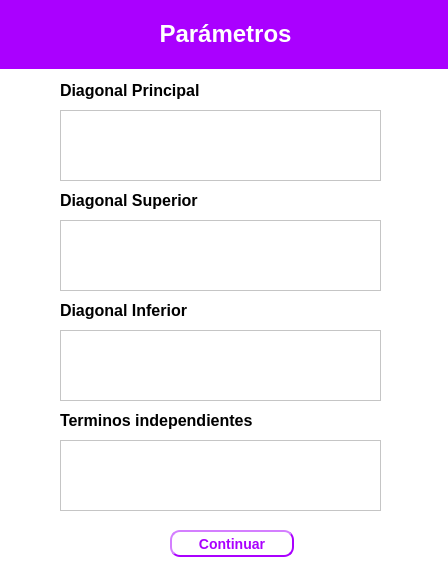
<?xml version="1.0" encoding="UTF-8"?>
<ui version="4.0">
 <class>Dialog</class>
 <widget class="QDialog" name="Dialog">
  <property name="geometry">
   <rect>
    <x>0</x>
    <y>0</y>
    <width>448</width>
    <height>570</height>
   </rect>
  </property>
  <property name="windowTitle">
   <string>Dialog</string>
  </property>
  <property name="styleSheet">
   <string notr="true">background-color: rgb(255, 255, 255);</string>
  </property>
  <widget class="QLabel" name="label_6">
   <property name="geometry">
    <rect>
     <x>0</x>
     <y>0</y>
     <width>451</width>
     <height>69</height>
    </rect>
   </property>
   <property name="styleSheet">
    <string notr="true">background-color: rgb(170, 0, 255);</string>
   </property>
   <property name="text">
    <string>&lt;html&gt;&lt;head/&gt;&lt;body&gt;&lt;p align=&quot;center&quot;&gt;&lt;span style=&quot; font-size:18pt; font-weight:600; color:#ffffff;&quot;&gt;Parámetros&lt;/span&gt;&lt;/p&gt;&lt;/body&gt;&lt;/html&gt;</string>
   </property>
  </widget>
  <widget class="QTableWidget" name="b">
   <property name="geometry">
    <rect>
     <x>60</x>
     <y>110</y>
     <width>321</width>
     <height>71</height>
    </rect>
   </property>
  </widget>
  <widget class="QTableWidget" name="a">
   <property name="geometry">
    <rect>
     <x>60</x>
     <y>220</y>
     <width>321</width>
     <height>71</height>
    </rect>
   </property>
  </widget>
  <widget class="QTableWidget" name="c">
   <property name="geometry">
    <rect>
     <x>60</x>
     <y>330</y>
     <width>321</width>
     <height>71</height>
    </rect>
   </property>
  </widget>
  <widget class="QTableWidget" name="bb">
   <property name="geometry">
    <rect>
     <x>60</x>
     <y>440</y>
     <width>321</width>
     <height>71</height>
    </rect>
   </property>
  </widget>
  <widget class="QLabel" name="label_4">
   <property name="geometry">
    <rect>
     <x>60</x>
     <y>80</y>
     <width>351</width>
     <height>21</height>
    </rect>
   </property>
   <property name="text">
    <string>&lt;html&gt;&lt;head/&gt;&lt;body&gt;&lt;p&gt;&lt;span style=&quot; font-size:12pt; font-weight:600;&quot;&gt;Diagonal Principal&lt;/span&gt;&lt;/p&gt;&lt;/body&gt;&lt;/html&gt;</string>
   </property>
  </widget>
  <widget class="QLabel" name="label_5">
   <property name="geometry">
    <rect>
     <x>60</x>
     <y>190</y>
     <width>351</width>
     <height>21</height>
    </rect>
   </property>
   <property name="text">
    <string>&lt;html&gt;&lt;head/&gt;&lt;body&gt;&lt;p&gt;&lt;span style=&quot; font-size:12pt; font-weight:600;&quot;&gt;Diagonal Superior&lt;/span&gt;&lt;/p&gt;&lt;/body&gt;&lt;/html&gt;</string>
   </property>
  </widget>
  <widget class="QLabel" name="label_7">
   <property name="geometry">
    <rect>
     <x>60</x>
     <y>300</y>
     <width>351</width>
     <height>21</height>
    </rect>
   </property>
   <property name="text">
    <string>&lt;html&gt;&lt;head/&gt;&lt;body&gt;&lt;p&gt;&lt;span style=&quot; font-size:12pt; font-weight:600;&quot;&gt;Diagonal Inferior&lt;/span&gt;&lt;/p&gt;&lt;/body&gt;&lt;/html&gt;</string>
   </property>
  </widget>
  <widget class="QLabel" name="label_8">
   <property name="geometry">
    <rect>
     <x>60</x>
     <y>410</y>
     <width>351</width>
     <height>21</height>
    </rect>
   </property>
   <property name="text">
    <string>&lt;html&gt;&lt;head/&gt;&lt;body&gt;&lt;p&gt;&lt;span style=&quot; font-size:12pt; font-weight:600;&quot;&gt;Terminos independientes&lt;/span&gt;&lt;/p&gt;&lt;/body&gt;&lt;/html&gt;</string>
   </property>
  </widget>
  <widget class="QPushButton" name="continuar">
   <property name="geometry">
    <rect>
     <x>170</x>
     <y>530</y>
     <width>124</width>
     <height>27</height>
    </rect>
   </property>
   <property name="font">
    <font>
     <pointsize>-1</pointsize>
     <weight>75</weight>
     <italic>false</italic>
     <bold>true</bold>
    </font>
   </property>
   <property name="styleSheet">
    <string notr="true">color: rgb(170, 0, 255);
	border-width: 2px;
    border-style: outset;
    border-radius: 10px;
    border-color:rgb(170, 0, 255);
    font: bold 14px;
    padding: 6px;</string>
   </property>
   <property name="text">
    <string>Continuar</string>
   </property>
  </widget>
 </widget>
 <resources/>
 <connections/>
</ui>
